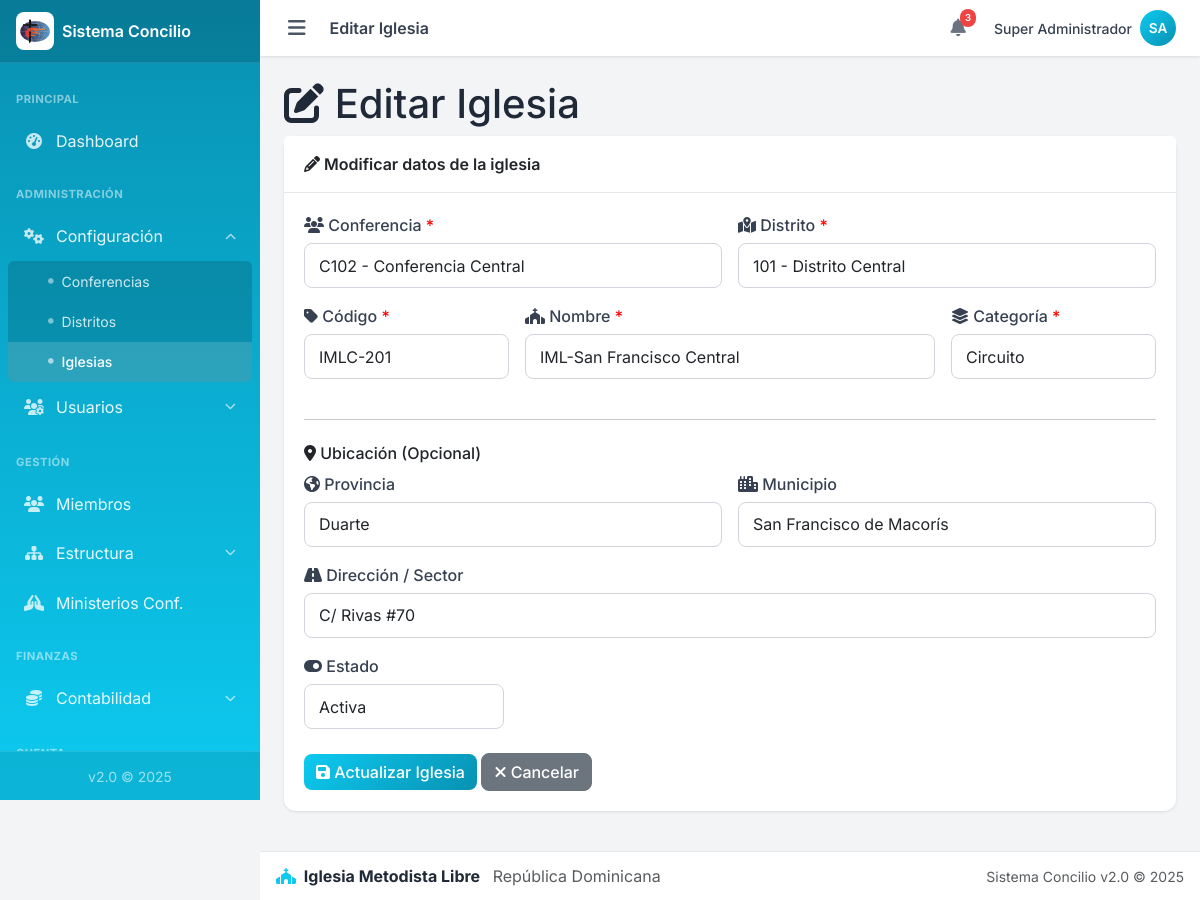
Screenshot of /admin/iglesias/editar.php?id=1 (signed in) with the database file from the repository.
### tables this page shows
CREATE TABLE `distritos` (
  `id` int(11) NOT NULL,
  `conferencia_id` int(11) NOT NULL,
  `supervisor_id` int(11) DEFAULT NULL,
  `codigo` varchar(20) NOT NULL,
  `nombre` varchar(150) NOT NULL,
  `supervisor_nombre` varchar(150) DEFAULT NULL,
  `telefono` varchar(30) DEFAULT NULL,
  `correo` varchar(150) DEFAULT NULL,
  `activo` tinyint(1) NOT NULL DEFAULT 1,
  `creado_en` timestamp NOT NULL DEFAULT current_timestamp()
);

CREATE TABLE `conferencias` (
  `id` int(11) NOT NULL,
  `superintendente_id` int(11) DEFAULT NULL,
  `codigo` varchar(20) NOT NULL,
  `nombre` varchar(150) NOT NULL,
  `superintendente_nombre` varchar(150) DEFAULT NULL,
  `telefono` varchar(30) DEFAULT NULL,
  `correo` varchar(150) DEFAULT NULL,
  `activo` tinyint(1) NOT NULL DEFAULT 1,
  `creado_en` timestamp NOT NULL DEFAULT current_timestamp()
);

CREATE TABLE `iglesias` (
  `id` int(11) NOT NULL,
  `distrito_id` int(11) NOT NULL,
  `codigo` varchar(20) NOT NULL,
  `nombre` varchar(150) NOT NULL,
  `categoria` enum('Circuito','Capilla','Proyecto Evangelístico') NOT NULL DEFAULT 'Circuito',
  `direccion` varchar(255) DEFAULT NULL,
  `provincia_id` int(11) DEFAULT NULL,
  `municipio_id` int(11) DEFAULT NULL,
  `telefono` varchar(30) DEFAULT NULL,
  `correo` varchar(150) DEFAULT NULL,
  `activo` tinyint(1) NOT NULL DEFAULT 1,
  `creado_en` timestamp NOT NULL DEFAULT current_timestamp()
);

CREATE TABLE `provincias` (
  `id` int(11) NOT NULL,
  `nombre` varchar(100) NOT NULL,
  `activo` tinyint(1) NOT NULL DEFAULT 1
);

CREATE TABLE `municipios` (
  `id` int(11) NOT NULL,
  `provincia_id` int(11) NOT NULL,
  `nombre` varchar(120) NOT NULL,
  `activo` tinyint(1) NOT NULL DEFAULT 1
);

### admin/iglesias/editar.php (the view, shortened to what this page needs)
<?php
require_once __DIR__ . '/../includes/header.php';
require_once __DIR__ . '/../../config/config.php';
$id = filter_input(INPUT_GET, 'id', FILTER_VALIDATE_INT);
try {
    $stmt = $conexion->prepare("
        SELECT i.*, d.conferencia_id
        FROM iglesias i
        INNER JOIN distritos d ON i.distrito_id = d.id
        WHERE i.id = ?
    ");
    $stmt->bind_param("i", $id);
    $stmt->execute();
    $resultado = $stmt->get_result();
    $igl = $resultado->fetch_assoc();
    $conferencias = $conexion->query("SELECT id, codigo, nombre FROM conferencias WHERE activo = 1 ORDER BY nombre");
    $stmt_dist = $conexion->prepare("SELECT id, codigo, nombre FROM distritos WHERE conferencia_id = ? AND activo = 1 ORDER BY nombre");
    $stmt_dist->bind_param("i", $igl['conferencia_id']);
    $stmt_dist->execute();
    $distritos_actuales = $stmt_dist->get_result();
    $provincias = $conexion->query("SELECT id, nombre FROM provincias ORDER BY nombre");
    $municipios_actuales = null;
    if (!empty($igl['provincia_id'])) {
        $stmt_mun = $conexion->prepare("SELECT id, nombre FROM municipios WHERE provincia_id = ? ORDER BY nombre");
        $stmt_mun->bind_param("i", $igl['provincia_id']);
        $stmt_mun->execute();
        $municipios_actuales = $stmt_mun->get_result();
    }
} catch (Exception $e) {
    error_log("Error al obtener iglesia: " . $e->getMessage());
    header("Location: index.php?error=" . urlencode("Error al cargar la iglesia"));
    exit;
}
$categorias = ['Circuito', 'Capilla', 'Proyecto Evangelístico'];
?>
<div class="content-header">
    <h1><i class="fas fa-edit"></i> Editar Iglesia</h1>
</div>
<div class="card" style="max-width: 900px;">
    <div class="card-header">
        <span class="card-title"><i class="fas fa-pencil-alt"></i> Modificar datos de la iglesia</span>
    </div>
    <div class="card-body">
        <form method="post" action="actualizar.php">
            <div style="display: grid; grid-template-columns: 1fr 1fr; gap: 1rem;">
                <div class="mb-3">
                    <label class="form-label">
                        <i class="fas fa-users"></i> Conferencia <span style="color:red;">*</span>
                    </label>
                    <select name="conferencia_id" id="conferencia_id" class="form-control" required>
                        <?php if ($conferencias && $conferencias->num_rows > 0): ?>
                            <?php while ($conf = $conferencias->fetch_assoc()): ?>
                                <option value="<?php echo $conf['id']; ?>"
                                    <?php echo ($igl['conferencia_id'] == $conf['id']) ? 'selected' : ''; ?>>
                                    <?php echo htmlspecialchars($conf['codigo'] . ' - ' . $conf['nombre']); ?>
                                </option>
                            <?php endwhile; ?>
                        <?php endif; ?>
                    </select>
                </div>
                <div class="mb-3">
                    <label class="form-label">
                        <i class="fas fa-map-marked-alt"></i> Distrito <span style="color:red;">*</span>
                    </label>
                    <select name="distrito_id" id="distrito_id" class="form-control" required>
                        <?php while ($dist = $distritos_actuales->fetch_assoc()): ?>
                            <option value="<?php echo $dist['id']; ?>"
                                <?php echo ($igl['distrito_id'] == $dist['id']) ? 'selected' : ''; ?>>
                                <?php echo htmlspecialchars($dist['codigo'] . ' - ' . $dist['nombre']); ?>
                            </option>
                        <?php endwhile; ?>
                    </select>
                </div>
            </div>
            <div style="display: grid; grid-template-columns: 1fr 2fr 1fr; gap: 1rem;">
                <div class="mb-3">
                    <label class="form-label">
                        <i class="fas fa-tag"></i> Código <span style="color:red;">*</span>
                    </label>
                    <input type="text" name="codigo" class="form-control"
                           value="<?php echo htmlspecialchars($igl['codigo']); ?>"
                           required maxlength="20"
                           style="text-transform: uppercase;">
                </div>
                <div class="mb-3">
                    <label class="form-label">
                        <i class="fas fa-church"></i> Nombre <span style="color:red;">*</span>
                    </label>
                    <input type="text" name="nombre" class="form-control"
                           value="<?php echo htmlspecialchars($igl['nombre']); ?>"
                           required maxlength="150">
                </div>
                <div class="mb-3">
                    <label class="form-label">
                        <i class="fas fa-layer-group"></i> Categoría <span style="color:red;">*</span>
                    </label>
                    <select name="categoria" class="form-control" required>
                        <?php foreach ($categorias as $cat): ?>
                            <option value="<?php echo $cat; ?>" <?php echo (isset($igl['categoria']) && $igl['categoria'] == $cat) ? 'selected' : ''; ?>>
                                <?php echo $cat; ?>
                            </option>
                        <?php endforeach; ?>
                    </select>
                </div>
            </div>
            <hr style="margin: 1.5rem 0;">
            <h6><i class="fas fa-map-marker-alt"></i> Ubicación (Opcional)</h6>
            <div style="display: grid; grid-template-columns: 1fr 1fr; gap: 1rem;">
                <div class="mb-3">
                    <label class="form-label">
                        <i class="fas fa-globe-americas"></i> Provincia
                    </label>
                    <select name="provincia_id" id="provincia_id" class="form-control">
                        <?php if ($provincias && $provincias->num_rows > 0): ?>
                            <?php while ($prov = $provincias->fetch_assoc()): ?>
                                <option value="<?php echo $prov['id']; ?>"
                                    <?php echo (isset($igl['provincia_id']) && $igl['provincia_id'] == $prov['id']) ? 'selected' : ''; ?>>
                                    <?php echo htmlspecialchars($prov['nombre']); ?>
                                </option>
                            <?php endwhile; ?>
                        <?php endif; ?>
                    </select>
                </div>
                <div class="mb-3">
                    <label class="form-label">
                        <i class="fas fa-city"></i> Municipio
                    </label>
                    <select name="municipio_id" id="municipio_id" class="form-control">
                        <?php if ($municipios_actuales && $municipios_actuales->num_rows > 0): ?>
                            <?php while ($mun = $municipios_actuales->fetch_assoc()): ?>
                                <option value="<?php echo $mun['id']; ?>"
                                    <?php echo (isset($igl['municipio_id']) && $igl['municipio_id'] == $mun['id']) ? 'selected' : ''; ?>>
                                    <?php echo htmlspecialchars($mun['nombre']); ?>
                                </option>
                            <?php endwhile; ?>
                        <?php endif; ?>
                    </select>
                </div>
            </div>
            <div class="mb-3">
                <label class="form-label">
                    <i class="fas fa-road"></i> Dirección / Sector
                </label>
                <input type="text" name="direccion" class="form-control"
                       value="<?php echo htmlspecialchars($igl['direccion'] ?? ''); ?>"
                       placeholder="Calle, número, sector..."
                       maxlength="255">
            </div>
            <div class="mb-3">
                <label class="form-label">
                    <i class="fas fa-toggle-on"></i> Estado
                </label>
                <select name="activo" class="form-control" style="max-width: 200px;">
                    <option value="1" <?php echo ($igl['activo'] == 1) ? 'selected' : ''; ?>>Activa</option>
                </select>
            </div>
            <div style="margin-top: 1.5rem;">
                <button type="submit" class="btn btn-primary">
                    <i class="fas fa-save"></i> Actualizar Iglesia
                </button>
                <a href="index.php" class="btn btn-secondary">
                    <i class="fas fa-times"></i> Cancelar
                </a>
            </div>
        </form>
    </div>
</div>
<?php require_once __DIR__ . '/../includes/footer.php'; ?>

### css/custom.css (style rules this page uses)
:root { --primary: #0dcaf0; --primary-dark: #0891b2; --primary-light: #67e8f9; --primary-darker: #0e7490; --success: #10b981; --warning: #f59e0b; --danger: #ef4444; --info: #3b82f6; --gray-50: #f9fafb; --gray-100: #f3f4f6; --gray-200: #e5e7eb; --gray-300: #d1d5db; --gray-400: #9ca3af; --gray-500: #6b7280; --gray-600: #4b5563; --gray-700: #374151; --gray-800: #1f2937; --gray-900: #111827; --sidebar-width: 260px; --navbar-height: 56px; --footer-height: 50px; --shadow-sm: 0 1px 2px rgba(0, 0, 0, 0.05); --shadow: 0 1px 3px rgba(0, 0, 0, 0.1); --shadow-md: 0 4px 6px rgba(0, 0, 0, 0.1); --shadow-lg: 0 10px 15px rgba(0, 0, 0, 0.1); --font-family: 'Inter', -apple-system, BlinkMacSystemFont, sans-serif; }
* { box-sizing: border-box; }
html { scroll-behavior: smooth; -webkit-tap-highlight-color: transparent; }
body { font-family: var(--font-family); background: var(--gray-100); color: var(--gray-800); margin: 0; padding: 0; min-height: 100vh; }
.card { border: none; border-radius: 0.75rem; box-shadow: var(--shadow); background: #fff; margin-bottom: 1rem; }
.card-header { background: #fff; border-bottom: 1px solid var(--gray-200); padding: 1rem 1.25rem; font-weight: 600; border-radius: 0.75rem 0.75rem 0 0; }
.card-title { margin: 0; font-size: 1rem; font-weight: 600; }
.card-body { padding: 1.25rem; }
.btn { font-weight: 500; border-radius: 0.5rem; transition: all 0.2s ease; }
.btn-primary { background: linear-gradient(135deg, var(--primary) 0%, var(--primary-dark) 100%); border: none; }
.form-control, .form-select { border-radius: 0.5rem; border-color: var(--gray-300); padding: 0.6rem 0.875rem; }
.form-label { font-weight: 500; color: var(--gray-700); margin-bottom: 0.375rem; }
body { overscroll-behavior-y: contain; }
.btn, .nav-link, .card[class*="bg-"] a { -webkit-user-select: none; user-select: none; -webkit-tap-highlight-color: transparent; }

### rows the page displays
distritos: conferencia_id "C102 - Conferencia Central"
iglesias: distrito_id "101 - Distrito Central", codigo "IMLC-201", nombre "IML-San Francisco Central", categoria "Circuito", provincia_id "Duarte", municipio_id "San Francisco de Macorís", direccion "C/ Rivas #70", activo "Activa"

### other values shown
$titulo_pagina "Editar Iglesia"
$USUARIO_NOMBRE "Super Administrador"
$iniciales "SA"
